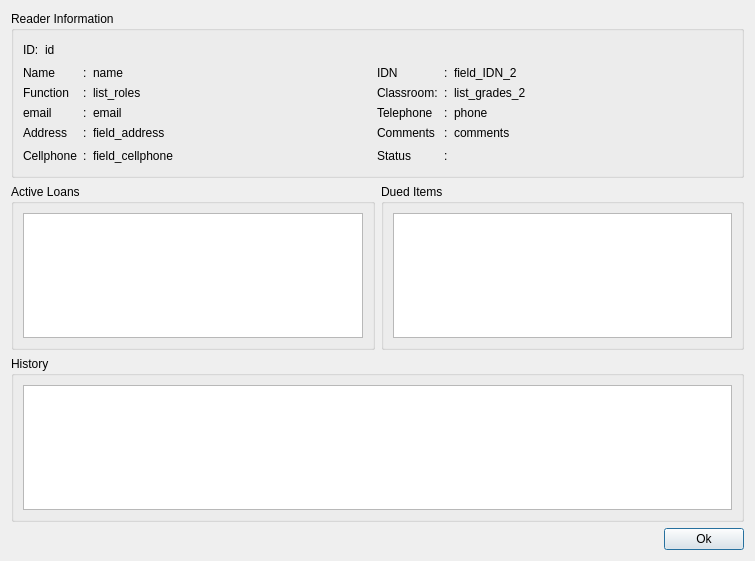
<?xml version="1.0" encoding="UTF-8"?>
<ui version="4.0">
 <class>ReaderInfo</class>
 <widget class="QDialog" name="ReaderInfo">
  <property name="geometry">
   <rect>
    <x>0</x>
    <y>0</y>
    <width>755</width>
    <height>561</height>
   </rect>
  </property>
  <property name="windowTitle">
   <string>Dialog</string>
  </property>
  <layout class="QVBoxLayout" name="verticalLayout">
   <item>
    <widget class="QGroupBox" name="groupBox_4">
     <property name="title">
      <string>Reader Information</string>
     </property>
     <layout class="QVBoxLayout" name="verticalLayout_2">
      <item>
       <layout class="QHBoxLayout" name="horizontalLayout_2">
        <item>
         <widget class="QLabel" name="label_ID">
          <property name="text">
           <string>ID:</string>
          </property>
         </widget>
        </item>
        <item>
         <widget class="QLabel" name="field_ID">
          <property name="text">
           <string>id</string>
          </property>
         </widget>
        </item>
        <item>
         <spacer name="horizontalSpacer">
          <property name="orientation">
           <enum>Qt::Horizontal</enum>
          </property>
          <property name="sizeHint" stdset="0">
           <size>
            <width>40</width>
            <height>20</height>
           </size>
          </property>
         </spacer>
        </item>
       </layout>
      </item>
      <item>
       <layout class="QGridLayout" name="gridLayout_2" columnstretch="0,0,1,0,0,1">
        <item row="1" column="3">
         <widget class="QLabel" name="label_grade">
          <property name="text">
           <string>Classroom:</string>
          </property>
         </widget>
        </item>
        <item row="0" column="1">
         <widget class="QLabel" name="colon_5">
          <property name="text">
           <string>:</string>
          </property>
         </widget>
        </item>
        <item row="0" column="2">
         <widget class="QLabel" name="field_name">
          <property name="text">
           <string>name</string>
          </property>
         </widget>
        </item>
        <item row="3" column="4">
         <widget class="QLabel" name="colon_9">
          <property name="text">
           <string>:</string>
          </property>
         </widget>
        </item>
        <item row="1" column="0">
         <widget class="QLabel" name="label_function">
          <property name="text">
           <string>Function</string>
          </property>
         </widget>
        </item>
        <item row="1" column="4">
         <widget class="QLabel" name="colon_11">
          <property name="text">
           <string>:</string>
          </property>
         </widget>
        </item>
        <item row="4" column="3">
         <widget class="QLabel" name="label_status">
          <property name="text">
           <string>Status</string>
          </property>
         </widget>
        </item>
        <item row="1" column="1">
         <widget class="QLabel" name="colon_10">
          <property name="text">
           <string>:</string>
          </property>
         </widget>
        </item>
        <item row="3" column="1">
         <widget class="QLabel" name="colon_12">
          <property name="text">
           <string>:</string>
          </property>
         </widget>
        </item>
        <item row="0" column="4">
         <widget class="QLabel" name="colon_7">
          <property name="text">
           <string>:</string>
          </property>
         </widget>
        </item>
        <item row="0" column="3">
         <widget class="QLabel" name="label_IDN">
          <property name="text">
           <string>IDN</string>
          </property>
         </widget>
        </item>
        <item row="4" column="1">
         <widget class="QLabel" name="colon_8">
          <property name="text">
           <string>:</string>
          </property>
         </widget>
        </item>
        <item row="0" column="0">
         <widget class="QLabel" name="label_name">
          <property name="text">
           <string>Name</string>
          </property>
         </widget>
        </item>
        <item row="4" column="4">
         <widget class="QLabel" name="colon_13">
          <property name="text">
           <string>:</string>
          </property>
         </widget>
        </item>
        <item row="1" column="2">
         <widget class="QLabel" name="field_role">
          <property name="text">
           <string>list_roles</string>
          </property>
         </widget>
        </item>
        <item row="0" column="5">
         <widget class="QLabel" name="field_IDN">
          <property name="text">
           <string>field_IDN_2</string>
          </property>
         </widget>
        </item>
        <item row="1" column="5">
         <widget class="QLabel" name="field_grade">
          <property name="text">
           <string>list_grades_2</string>
          </property>
         </widget>
        </item>
        <item row="2" column="4">
         <widget class="QLabel" name="colon_14">
          <property name="text">
           <string>:</string>
          </property>
         </widget>
        </item>
        <item row="2" column="1">
         <widget class="QLabel" name="colon_6">
          <property name="text">
           <string>:</string>
          </property>
         </widget>
        </item>
        <item row="2" column="3">
         <widget class="QLabel" name="label_telephone">
          <property name="text">
           <string>Telephone</string>
          </property>
         </widget>
        </item>
        <item row="2" column="5">
         <widget class="QLabel" name="field_phone">
          <property name="text">
           <string>phone</string>
          </property>
         </widget>
        </item>
        <item row="2" column="0">
         <widget class="QLabel" name="label_email">
          <property name="text">
           <string>email</string>
          </property>
         </widget>
        </item>
        <item row="3" column="0">
         <widget class="QLabel" name="label_adress">
          <property name="text">
           <string>Address</string>
          </property>
         </widget>
        </item>
        <item row="3" column="2">
         <widget class="QLabel" name="field_address">
          <property name="text">
           <string>field_address</string>
          </property>
         </widget>
        </item>
        <item row="2" column="2">
         <widget class="QLabel" name="field_email">
          <property name="text">
           <string>email</string>
          </property>
         </widget>
        </item>
        <item row="4" column="0">
         <widget class="QLabel" name="label_cellphone">
          <property name="text">
           <string>Cellphone</string>
          </property>
         </widget>
        </item>
        <item row="3" column="3">
         <widget class="QLabel" name="label_comments">
          <property name="text">
           <string>Comments</string>
          </property>
         </widget>
        </item>
        <item row="3" column="5">
         <widget class="QLabel" name="field_comments">
          <property name="text">
           <string>comments</string>
          </property>
         </widget>
        </item>
        <item row="4" column="2">
         <widget class="QLabel" name="field_cellphone">
          <property name="text">
           <string>field_cellphone</string>
          </property>
         </widget>
        </item>
        <item row="4" column="5">
         <layout class="QHBoxLayout" name="horizontalLayout_4">
          <item>
           <widget class="QLabel" name="check_status">
            <property name="text">
             <string/>
            </property>
            <property name="pixmap">
             <pixmap resource="myicons.qrc">:/status/resources/pixmap/icons/status/status-no.png</pixmap>
            </property>
           </widget>
          </item>
          <item>
           <spacer name="horizontalSpacer_2">
            <property name="orientation">
             <enum>Qt::Horizontal</enum>
            </property>
            <property name="sizeHint" stdset="0">
             <size>
              <width>40</width>
              <height>20</height>
             </size>
            </property>
           </spacer>
          </item>
         </layout>
        </item>
       </layout>
      </item>
     </layout>
    </widget>
   </item>
   <item>
    <layout class="QGridLayout" name="gridLayout">
     <item row="0" column="0">
      <widget class="QGroupBox" name="groupBox">
       <property name="title">
        <string>Active Loans</string>
       </property>
       <layout class="QVBoxLayout" name="verticalLayout_6">
        <item>
         <widget class="QTreeView" name="treeLoans">
          <property name="editTriggers">
           <set>QAbstractItemView::NoEditTriggers</set>
          </property>
          <property name="expandsOnDoubleClick">
           <bool>false</bool>
          </property>
          <attribute name="headerCascadingSectionResizes">
           <bool>false</bool>
          </attribute>
         </widget>
        </item>
       </layout>
      </widget>
     </item>
     <item row="0" column="1">
      <widget class="QGroupBox" name="groupBox_2">
       <property name="title">
        <string>Dued Items</string>
       </property>
       <layout class="QVBoxLayout" name="verticalLayout_7">
        <item>
         <widget class="QTreeView" name="treeDued">
          <property name="editTriggers">
           <set>QAbstractItemView::NoEditTriggers</set>
          </property>
          <property name="expandsOnDoubleClick">
           <bool>false</bool>
          </property>
          <attribute name="headerCascadingSectionResizes">
           <bool>false</bool>
          </attribute>
         </widget>
        </item>
       </layout>
      </widget>
     </item>
    </layout>
   </item>
   <item>
    <widget class="QGroupBox" name="groupBox_3">
     <property name="title">
      <string>History</string>
     </property>
     <layout class="QVBoxLayout" name="verticalLayout_3">
      <item>
       <widget class="QTreeView" name="treeHistory">
        <property name="editTriggers">
         <set>QAbstractItemView::NoEditTriggers</set>
        </property>
        <property name="expandsOnDoubleClick">
         <bool>false</bool>
        </property>
        <attribute name="headerCascadingSectionResizes">
         <bool>false</bool>
        </attribute>
       </widget>
      </item>
     </layout>
    </widget>
   </item>
   <item>
    <spacer name="verticalSpacer">
     <property name="orientation">
      <enum>Qt::Vertical</enum>
     </property>
     <property name="sizeHint" stdset="0">
      <size>
       <width>20</width>
       <height>40</height>
      </size>
     </property>
    </spacer>
   </item>
   <item>
    <layout class="QHBoxLayout" name="horizontalLayout">
     <item>
      <spacer name="spacer">
       <property name="orientation">
        <enum>Qt::Horizontal</enum>
       </property>
       <property name="sizeHint" stdset="0">
        <size>
         <width>40</width>
         <height>20</height>
        </size>
       </property>
      </spacer>
     </item>
     <item>
      <widget class="QPushButton" name="btn_ok">
       <property name="text">
        <string>Ok</string>
       </property>
      </widget>
     </item>
    </layout>
   </item>
  </layout>
 </widget>
 <resources>
  <include location="myicons.qrc"/>
 </resources>
 <connections>
  <connection>
   <sender>btn_ok</sender>
   <signal>clicked()</signal>
   <receiver>ReaderInfo</receiver>
   <slot>accept()</slot>
   <hints>
    <hint type="sourcelabel">
     <x>728</x>
     <y>529</y>
    </hint>
    <hint type="destinationlabel">
     <x>746</x>
     <y>498</y>
    </hint>
   </hints>
  </connection>
 </connections>
</ui>
